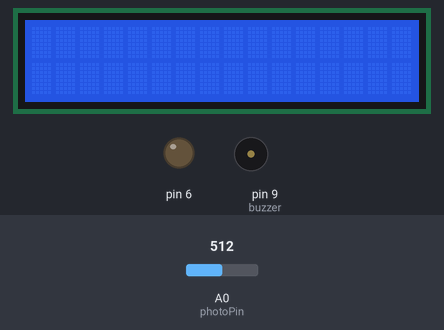
Simulated run of this sketch. Board: Arduino Uno, built with avr-gcc and run on an emulated ATmega328P. Parts: 16×2 character LCD, output pins drawn as LEDs (lit = HIGH), buzzer (waves = sounding). The test bench sets the inputs (shaded band); at power-on: A0 (photoPin) = 512.

Above: at 1.2 s.
1.3 s: A0 (photoPin) set to 469
At 3.9 s:
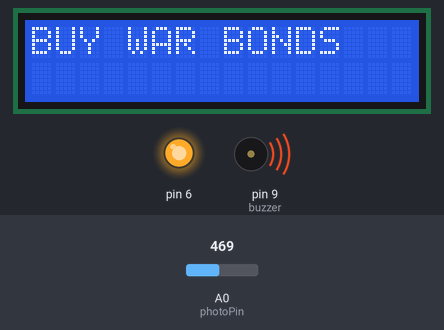
At 12.9 s:
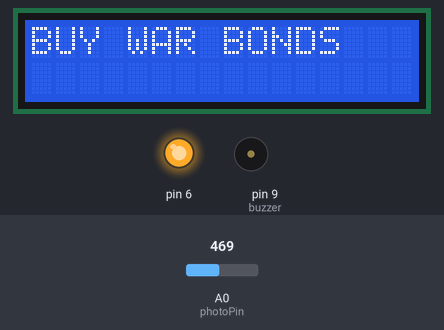
Timing chart, 0 to 15.4 s (numbered marks = the images above; inputs shaded):
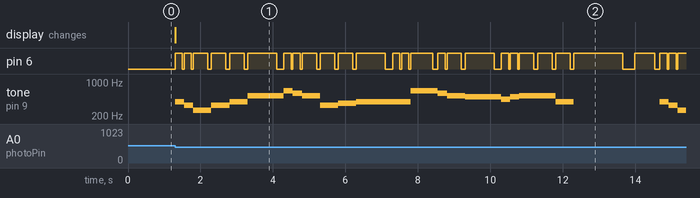

The sketch:

rubeGoldBoi.ch.ino
```cpp
//{1,1,2,3,1,1,2,2,1,1,1} (beats)
//ddDaq gfdfg (notes)
//songLength=11
//star spangled banner
//{1,1,2,2,2,4,1,1,2,2,2,4,1,1,3,1,2,4,1,1,2,2,2};
//gecegCEDCefgggEDCbabCCgzx
//songLength=25
//Code source 'Parallax' Modifications by Chinyere Okpala and Kenan Anderson
#include <LiquidCrystal.h>
LiquidCrystal lcd(12,11,5,4,3,2);
const int photoPin = 0;
const int buzzer = 9;
int lightCal;
int lightVal;
const int songLength = 23;
void setup()
{
  pinMode(6,OUTPUT);
  pinMode(buzzer, OUTPUT);
  lcd.begin(16,2);
  lcd.clear();
  lightCal = analogRead(photoPin);
}
int tempo = 250;
char notes[] = "gecegCEDCefgggEDCbabCCg";
int beats[] = {1,1,2,2,2,4,1,1,2,2,2,4,1,1,3,1,2,4,1,1,2,2,2};

void nationalAnthem()
{
  int songLength = 25;
  int duration;
  for (int i=0; i<songLength; i++)
  {
    duration = tempo*beats[i];
    if (notes[i] == ' ')
    {
      delay(duration);
    }
    else
    {
      tone(buzzer, frequency(notes[i]), duration);
      digitalWrite(6,HIGH);
      delay(duration/(1.25));
      digitalWrite(6,LOW);
      delay(duration/(5));

    }

  }

}
int frequency(char note)
{
  const int numNotes = 14;
  char names[] = {'z','x', 'c','d','e', 'f', 'g','q', 'a', 'b', 'C', 'D', 'E','G','A' };
  int frequencies[] = {247, 130, 262, 294, 330, 370, 392,415, 440, 494, 523, 587, 659, 784, 880 };
  for (int i=0; i<numNotes; i++)
  {
    if (note == names[i])
    {
      return frequencies[i];
    }
  }
  return (0);
}


void loop() {
 lightVal = analogRead(photoPin);
 if (lightVal < lightCal - 30)
 {

  lcd.setCursor(0,0);
  lcd.print("BUY WAR BONDS");
  lcd.setCursor(0,1);
  lcd.print("");
  nationalAnthem();


 }
}
```

Measured:
- the behaviour switches between 482 and 481 on A0 (photoPin) (found by bisection; images 0 and 1)
- after the input at 1.3 s, tone on pin 9 (buzzer): plays 392 Hz for 0.25 s, 330 Hz for 0.25 s, 262 Hz for 0.50 s, 330 Hz for 0.50 s, 392 Hz for 0.50 s, 523 Hz for 1.0 s … (23 notes in this stretch), starting at once; the display: changes at once (image 1)
